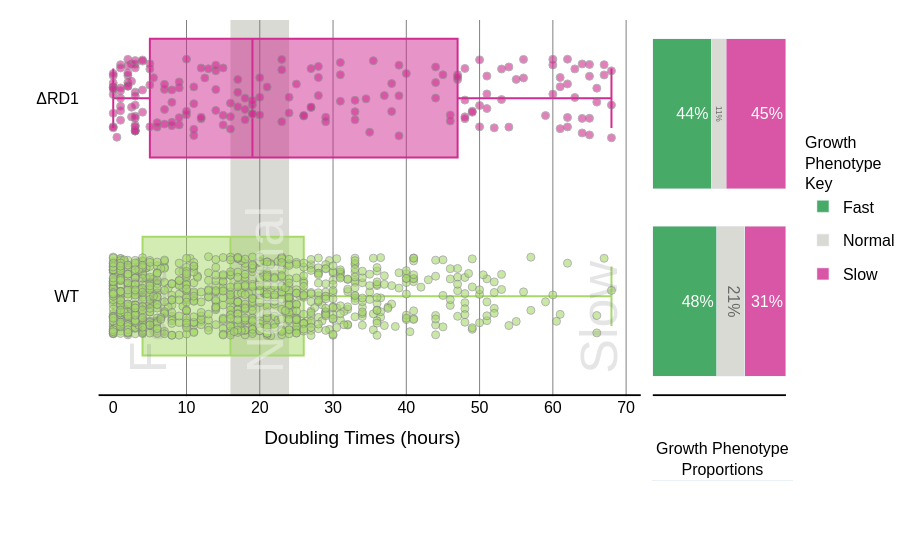

This figure's notebook cell:
### Code cell
from dash import Dash, dcc, html, Input, Output

import math

def custom_round(value, precision):
    return round(value + 1e-10, precision)
from dash import Dash, dcc, html, Input, Output
import plotly.graph_objects as go
from plotly.subplots import make_subplots
import math

def custom_round(value, precision):
    return round(value + 1e-10, precision)

# Create a subplot with two vertical sections and an additional row for the title
fig = make_subplots(
    rows=2, cols=2,
    column_widths=[0.8, 0.2],
    row_heights=[0.95, 0.4],  # Add small row at bottom for title
    horizontal_spacing=0.01,
    vertical_spacing=0.01
)

# First section: Boxplots, stripplots, and shaded regions
for strain in subset_df['Strain'].unique():
    strain_data = subset_df[subset_df['Strain'] == strain]
    jitter = np.random.uniform(-0.2, 0.2, size=len(strain_data))
    strain_numeric = np.where(subset_df['Strain'].unique() == strain)[0][0]
    
    # Add boxplot trace
    fig.add_trace(go.Box(
        x=strain_data['Doubling Times'],
        y=[strain_numeric] * len(strain_data),
        name=strain,
        marker_color=colors[strain],
        hoverinfo='none',
        boxmean=False,
        orientation="h",
        width=0.6,
        boxpoints=False,
        showlegend=False
    ), row=1, col=1)
    
    # Add stripplot trace
    fig.add_trace(go.Scatter(
        x=strain_data['Doubling Times'],
        y=[strain_numeric] * len(strain_data)+ jitter,
        mode="markers",
        name=strain,
        marker=dict(color=colors[strain], size=8, opacity=0.6, line=dict(color='gray', width=1)),
        customdata=strain_data['Video Link'],
        hoverinfo="text",
        text=[
            f"<b>Doubling Time:</b> {x:.2f}<br><b>Strain:</b> {strain}<br>"
            for x in strain_data['Doubling Times']
        ],
        showlegend=False
    ), row=1, col=1)

# Add shaded regions
fig.add_vrect(x0=0, x1=bins[1], fillcolor=expanded_piyg[3], opacity=0, layer="below", line_width=0, row=1, col=1)
fig.add_vrect(x0=bins[1], x1=bins[2], fillcolor=expanded_piyg[3], opacity=0.8, layer="below", line_width=0, row=1, col=1)
fig.add_vrect(x0=bins[2], x1=70, fillcolor=expanded_piyg[3], opacity=0, layer="below", line_width=0, row=1, col=1)

# Add vertical text labels within each category region
fig.add_annotation(x=bins[0] + 0.5, y=-0.4, text='Fast', font=dict(size=52, color='gray'), opacity=0.2, 
                  xanchor='left', yanchor='bottom', showarrow=False, textangle=-90, row=1, col=1)
fig.add_annotation(x=bins[1] + 0.5, y=-0.4, text='Normal', font=dict(size=52, color='white'), opacity=0.4, 
                  xanchor='left', yanchor='bottom', showarrow=False, textangle=-90, row=1, col=1)
fig.add_annotation(x=70 + 0.5, y=-0.4, text='Slow', font=dict(size=52, color='gray'), opacity=0.2, 
                  xanchor='right', yanchor='bottom', showarrow=False, textangle=-90, row=1, col=1)

# Calculate and add growth speed percentages
growth_speed_counts = subset_df.groupby(['Strain', 'Growth Category']).size().unstack(fill_value=0)
growth_speed_percentages = growth_speed_counts.div(growth_speed_counts.sum(axis=1), axis=0).reindex(index=subset_df['Strain'].unique())

# Add stacked bar chart
for i, strain in enumerate(subset_df['Strain'].unique()):
    percentages = growth_speed_percentages.iloc[i]
    rounded_percentages = [custom_round(p, 2) for p in percentages]
    
    total = sum(rounded_percentages)
    if total != 1:
        diff = 1 - total
        max_idx = rounded_percentages.index(max(rounded_percentages))
        rounded_percentages[max_idx] += diff
    
    for j, (category, percentage) in enumerate(zip(growth_speed_percentages.columns, rounded_percentages)):
        fig.add_trace(go.Bar(
            x=[percentage],
            y=[strain],
            orientation='h',
            marker_color=colors[category],
            opacity=0.8,
            showlegend=i==0,
            legendgroup=category,
            name=category,
            text=[f"{round(percentage * 100)}%"],
            textposition='inside',
            hoverinfo='text',
            hovertext=[f"{strain}<br>{category}: {round(percentage * 100)}%"]
        ), row=1, col=2)

# Add title text as a bar trace in the bottom row
fig.add_trace(go.Bar(
    x=[1],
    y=[-0],
    width=30,
    marker_color='rgba(0,0,0,0)',  # Transparent
    text=['Growth Phenotype<br>Proportions'],
    textposition='outside',
    textfont=dict(size=16, color='black'),
    showlegend=False,
    hoverinfo='none'
), row=2, col=2)

# Define common font settings
font_settings = dict(
    family='Helvetica, Arial, sans-serif',
    size=16, 
    color='black'
)

# Update layout
fig.update_layout(
    barmode='stack',
    plot_bgcolor='white',
    paper_bgcolor='white',
    width=965,
    margin=dict(b=0, t=20),  # Reduced bottom margin
    font=font_settings,
    legend=dict(
        title='Growth<br>Phenotype<br>Key',
        orientation='v',
        yanchor='middle', y=0.65,
        xanchor='right', x=1.15,
        title_side='top',
        title_font_size=16,
        font=dict(size=16)
    ),
    showlegend=True
)

# Update axes configurations for main plots
axes_updates = {
    (1,1): dict(
        x=dict(
            visible=True,
            tickmode='linear',
            tick0=0,
            dtick=10,
            gridcolor='gray',
            gridwidth=1,
            title_text='Doubling Times (hours)'
        ),
        y=dict(
            ticktext=["WT", "ΔRD1"],
            tickvals=[0, 1]
        )
    ),
    (1,2): dict(
        x=dict(visible=False),
        y=dict(
            ticktext=[],
            tickvals=[]
        )
    )
}

# Apply axes updates
for (row, col), settings in axes_updates.items():
    if 'x' in settings:
        fig.update_xaxes(**settings['x'], row=row, col=col)
    if 'y' in settings:
        fig.update_yaxes(**settings['y'], row=row, col=col)

# Hide axes for the bottom row
fig.update_xaxes(visible=False, row=2, col=1)
fig.update_xaxes(visible=False, row=2, col=2)
fig.update_yaxes(visible=False, row=2, col=1)
fig.update_yaxes(visible=False, row=2, col=2)

# Add horizontal lines
for col, x_range in [(1, (-2, 72)), (2, (0, 1))]:
    fig.add_shape(
        type='line',
        x0=x_range[0], x1=x_range[1],
        y0=-0.5, y1=-0.5,
        line=dict(color='black', width=2),
        row=1, col=col
    )


fig.show()

boxplot = fig

### Figure 1 — Plotly figure (JSON) as saved in the notebook; plotly's stock layout.template omitted (floating-point values rounded to 4 significant figures; data arrays with more than 128 entries replaced by an {"elided": "..."} marker saying what was removed)
{"data": [{"boxmean": false, "boxpoints": false, "hoverinfo": "none", "marker": {"color": "#a6d96a"}, "name": "WT", "orientation": "h", "showlegend": false, "type": "box", "width": 0.6, "x": {"elided": "941 float values"}, "xaxis": "x", "y": {"elided": "941 int values"}, "yaxis": "y"}, {"customdata": {"elided": "941 str values"}, "hoverinfo": "text", "marker": {"color": "#a6d96a", "line": {"color": "gray", "width": 1}, "opacity": 0.6, "size": 8}, "mode": "markers", "name": "WT", "showlegend": false, "text": {"elided": "941 str values"}, "type": "scatter", "x": {"elided": "941 float values"}, "xaxis": "x", "y": {"elided": "941 float values"}, "yaxis": "y"}, {"boxmean": false, "boxpoints": false, "hoverinfo": "none", "marker": {"color": "#d02c91"}, "name": "RD1", "orientation": "h", "showlegend": false, "type": "box", "width": 0.6, "x": {"elided": "190 float values"}, "xaxis": "x", "y": {"elided": "190 int values"}, "yaxis": "y"}, {"customdata": {"elided": "190 str values"}, "hoverinfo": "text", "marker": {"color": "#d02c91", "line": {"color": "gray", "width": 1}, "opacity": 0.6, "size": 8}, "mode": "markers", "name": "RD1", "showlegend": false, "text": {"elided": "190 str values"}, "type": "scatter", "x": {"elided": "190 float values"}, "xaxis": "x", "y": {"elided": "190 float values"}, "yaxis": "y"}, {"hoverinfo": "text", "hovertext": ["WT<br>Fast: 48%"], "legendgroup": "Fast", "marker": {"color": "#1a9641"}, "name": "Fast", "opacity": 0.8, "orientation": "h", "showlegend": true, "text": ["48%"], "textposition": "inside", "type": "bar", "x": [0.48], "xaxis": "x2", "y": ["WT"], "yaxis": "y2"}, {"hoverinfo": "text", "hovertext": ["WT<br>Normal: 21%"], "legendgroup": "Normal", "marker": {"color": "#d1d1ca"}, "name": "Normal", "opacity": 0.8, "orientation": "h", "showlegend": true, "text": ["21%"], "textposition": "inside", "type": "bar", "x": [0.21], "xaxis": "x2", "y": ["WT"], "yaxis": "y2"}, {"hoverinfo": "text", "hovertext": ["WT<br>Slow: 31%"], "legendgroup": "Slow", "marker": {"color": "#d02c91"}, "name": "Slow", "opacity": 0.8, "orientation": "h", "showlegend": true, "text": ["31%"], "textposition": "inside", "type": "bar", "x": [0.31], "xaxis": "x2", "y": ["WT"], "yaxis": "y2"}, {"hoverinfo": "text", "hovertext": ["RD1<br>Fast: 44%"], "legendgroup": "Fast", "marker": {"color": "#1a9641"}, "name": "Fast", "opacity": 0.8, "orientation": "h", "showlegend": false, "text": ["44%"], "textposition": "inside", "type": "bar", "x": [0.44], "xaxis": "x2", "y": ["RD1"], "yaxis": "y2"}, {"hoverinfo": "text", "hovertext": ["RD1<br>Normal: 11%"], "legendgroup": "Normal", "marker": {"color": "#d1d1ca"}, "name": "Normal", "opacity": 0.8, "orientation": "h", "showlegend": false, "text": ["11%"], "textposition": "inside", "type": "bar", "x": [0.11], "xaxis": "x2", "y": ["RD1"], "yaxis": "y2"}, {"hoverinfo": "text", "hovertext": ["RD1<br>Slow: 45%"], "legendgroup": "Slow", "marker": {"color": "#d02c91"}, "name": "Slow", "opacity": 0.8, "orientation": "h", "showlegend": false, "text": ["45%"], "textposition": "inside", "type": "bar", "x": [0.45], "xaxis": "x2", "y": ["RD1"], "yaxis": "y2"}, {"hoverinfo": "none", "marker": {"color": "rgba(0, 0, 0, 0)"}, "showlegend": false, "text": ["Growth Phenotype<br>Proportions"], "textfont": {"color": "black", "size": 16}, "textposition": "outside", "type": "bar", "width": 30, "x": [1], "xaxis": "x4", "y": [0], "yaxis": "y4"}], "layout": {"annotations": [{"font": {"color": "gray", "size": 52}, "opacity": 0.2, "showarrow": false, "text": "Fast", "textangle": -90, "x": 0.5, "xanchor": "left", "xref": "x", "y": -0.4, "yanchor": "bottom", "yref": "y"}, {"font": {"color": "white", "size": 52}, "opacity": 0.4, "showarrow": false, "text": "Normal", "textangle": -90, "x": 16.5, "xanchor": "left", "xref": "x", "y": -0.4, "yanchor": "bottom", "yref": "y"}, {"font": {"color": "gray", "size": 52}, "opacity": 0.2, "showarrow": false, "text": "Slow", "textangle": -90, "x": 70.5, "xanchor": "right", "xref": "x", "y": -0.4, "yanchor": "bottom", "yref": "y"}], "autosize": true, "barmode": "stack", "font": {"color": "black", "family": "Helvetica, Arial, sans-serif", "size": 16}, "legend": {"font": {"size": 16}, "orientation": "v", "title": {"font": {"size": 16}, "side": "top", "text": "Growth<br>Phenotype<br>Key"}, "x": 1.15, "xanchor": "right", "y": 0.65, "yanchor": "middle"}, "margin": {"b": 0, "t": 20}, "paper_bgcolor": "white", "plot_bgcolor": "white", "shapes": [{"fillcolor": "#d1d1ca", "layer": "below", "line": {"width": 0}, "opacity": 0, "type": "rect", "x0": 0, "x1": 16, "xref": "x", "y0": 0, "y1": 1, "yref": "y domain"}, {"fillcolor": "#d1d1ca", "layer": "below", "line": {"width": 0}, "opacity": 0.8, "type": "rect", "x0": 16, "x1": 24, "xref": "x", "y0": 0, "y1": 1, "yref": "y domain"}, {"fillcolor": "#d1d1ca", "layer": "below", "line": {"width": 0}, "opacity": 0, "type": "rect", "x0": 24, "x1": 70, "xref": "x", "y0": 0, "y1": 1, "yref": "y domain"}, {"line": {"color": "black", "width": 2}, "type": "line", "x0": -2, "x1": 72, "xref": "x", "y0": -0.5, "y1": -0.5, "yref": "y"}, {"line": {"color": "black", "width": 2}, "type": "line", "x0": 0, "x1": 1, "xref": "x2", "y0": -0.5, "y1": -0.5, "yref": "y2"}], "showlegend": true, "xaxis": {"anchor": "y", "autorange": true, "domain": [0, 0.792], "dtick": 10, "gridcolor": "gray", "gridwidth": 1, "range": [-4.336, 72.34], "tick0": 0, "tickmode": "linear", "title": {"text": "Doubling Times (hours)"}, "type": "linear", "visible": true}, "xaxis2": {"anchor": "y2", "autorange": true, "domain": [0.802, 1], "range": [-0.005545, 1.053], "type": "linear", "visible": false}, "xaxis3": {"anchor": "y3", "domain": [0, 0.792], "visible": false}, "xaxis4": {"anchor": "y4", "autorange": true, "domain": [0.802, 1], "range": [-14, 16], "type": "linear", "visible": false}, "yaxis": {"anchor": "x", "autorange": true, "domain": [0.3033, 1.0], "range": [-0.508, 1.395], "ticktext": ["WT", "ΔRD1"], "tickvals": [0, 1], "type": "linear"}, "yaxis2": {"anchor": "x2", "autorange": true, "domain": [0.3033, 1.0], "range": [-0.5085, 1.5], "ticktext": [], "tickvals": [], "type": "category"}, "yaxis3": {"anchor": "x3", "domain": [0, 0.2933], "visible": false}, "yaxis4": {"anchor": "x4", "autorange": true, "domain": [0, 0.2933], "range": [-1, 1], "type": "linear", "visible": false}}}
